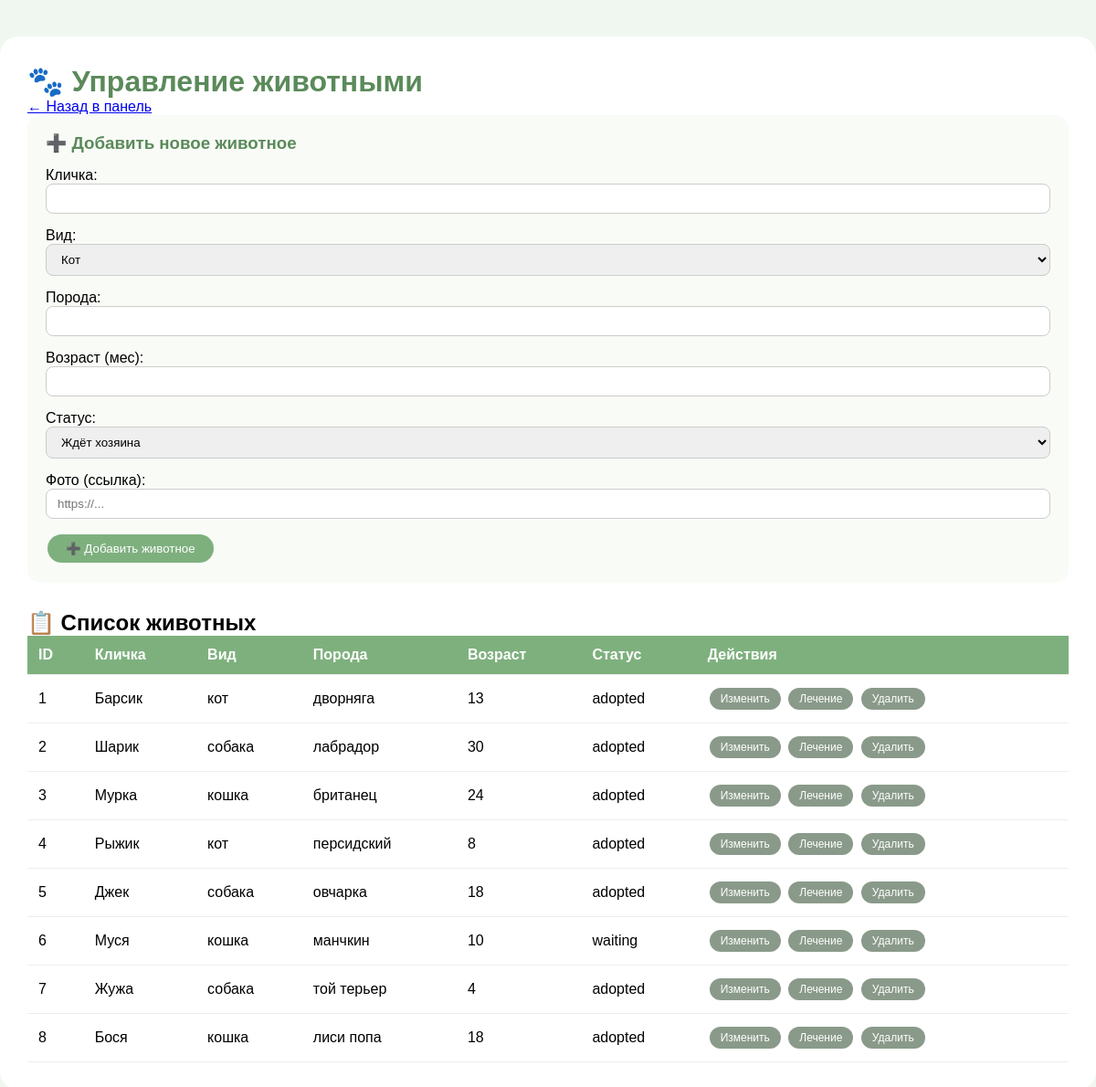
Screenshot of /api/admin/animals_edit.php?token=mySecretAdminToken123 with the database file from the repository.
### tables this page shows
CREATE TABLE `animals` (
  `id` int(11) NOT NULL,
  `name` varchar(50) NOT NULL,
  `species` varchar(30) NOT NULL,
  `breed` varchar(50) DEFAULT NULL,
  `age` int(11) DEFAULT NULL,
  `status` varchar(20) DEFAULT 'waiting',
  `photo_url` varchar(255) DEFAULT NULL
);

### api/controller/AnimalController.php (called while the page is built, shortened)
<?php
function getAllAnimals($pdo)
{
    $sql = "SELECT * FROM animals";
    $stmt = $pdo->prepare($sql);
    $stmt->execute();
    return $stmt->fetchAll();
}
?>

### api/admin/animals_edit.php (the view, shortened to what this page needs)
<?php
require_once './database.php';
$token = $_GET['token'] ?? '';
require_once '../SoloProject/api/controller/AnimalController.php';
$animals = getAllAnimals($pdo);
$edit = null;
?>
<!doctype html>
<html lang="ru">
<head>
    <link rel="stylesheet" href="../../front/css/main.css">
</head>
<body style="background: #f0f7f0;">
<div class="container">
    <h1 style="color: #5a8a5a;">🐾 Управление животными</h1>
    <a href="admin_panel.php?token=<?= urlencode($token) ?>">← Назад в панель</a>
    <?php if (!$edit && !isset($_GET['treatment'])): ?>
        <div class="form-section">
            <h3>➕ Добавить новое животное</h3>
            <form method="POST">
                <div class="form-group"><label>Кличка:</label><input type="text" name="name" required></div>
                <div class="form-group">
                    <label>Вид:</label>
                    <select name="species">
                        <option value="кот">Кот</option>
                    </select>
                </div>
                <div class="form-group"><label>Порода:</label><input type="text" name="breed"></div>
                <div class="form-group"><label>Возраст (мес):</label><input type="number" name="age"></div>
                <div class="form-group">
                    <label>Статус:</label>
                    <select name="status">
                        <option value="waiting">Ждёт хозяина</option>
                    </select>
                </div>
                <div class="form-group"><label>Фото (ссылка):</label><input type="text" name="photo_url" placeholder="https://..."></div>
                <button type="submit" name="add" class="btn">➕ Добавить животное</button>
            </form>
        </div>
    <?php endif; ?>
    <h2>📋 Список животных</h2>
    <div style="overflow-x: auto;">
        <table style="width: 100%;">
            <thead>
            <tr>
                <th>ID</th>
                <th>Кличка</th>
                <th>Вид</th>
                <th>Порода</th>
                <th>Возраст</th>
                <th>Статус</th>
                <th>Действия</th>
            </tr>
            </thead>
            <tbody>
            <?php foreach ($animals as $animal): ?>
                <tr>
                    <td><?= $animal['id'] ?></td>
                    <td><?= htmlspecialchars($animal['name']) ?></td>
                    <td><?= $animal['species'] ?></td>
                    <td><?= $animal['breed'] ?></td>
                    <td><?= $animal['age'] ?></td>
                    <td><?= $animal['status'] ?></td>
                    <td>
                        <a href="animals_edit.php?edit=<?= $animal['id'] ?>&token=<?= urlencode($token) ?>" class="btn btn-gray btn-small">Изменить</a>
                        <a href="animals_edit.php?treatment=<?= $animal['id'] ?>&token=<?= urlencode($token) ?>" class="btn btn-gray btn-small">Лечение</a>
                        <a href="animals_edit.php?delete=<?= $animal['id'] ?>&token=<?= urlencode($token) ?>" class="btn btn-gray btn-small" onclick="return confirm('Удалить?')">Удалить</a>
                    </td>
                </tr>
            <?php endforeach; ?>
            </tbody>
        </table>
    </div>
</div>
</body>
</html>

### front/css/main.css (style rules this page uses)
* { margin: 0; padding: 0; box-sizing: border-box; }
body { font-family: Arial, sans-serif; background: #f0f7f0; }
.btn { display: inline-block; background: #2e7d32; color: white; padding: 10px 25px; border-radius: 30px; text-decoration: none; margin-top: 15px; }

### api/admin/animals_edit.php (style rules this page uses)
.container { max-width: 1200px; margin: 40px auto; background: white; padding: 30px; border-radius: 20px; }
table { width: 100%; border-collapse: collapse; }
th, td { padding: 12px; text-align: left; border-bottom: 1px solid #eee; }
th { background: #7eb07e; color: white; }
input, select, textarea { padding: 8px 12px; border-radius: 8px; border: 1px solid #ccc; width: 100%; }
.btn { background: #7eb07e; color: white; padding: 8px 20px; border-radius: 25px; text-decoration: none; display: inline-block; margin: 2px; border: none; cursor: pointer; }
.btn-gray { background: #8a9a8a; }
.btn-small { padding: 5px 12px; font-size: 12px; }
.form-group { margin-bottom: 15px; }
.form-section { background: #f9fbf7; padding: 20px; border-radius: 15px; margin-bottom: 30px; }
.form-section h3 { color: #5a8a5a; margin-bottom: 15px; }

### rows the page displays
animals: id "1", name "Барсик", species "кот", breed "дворняга", age "13", status "adopted"
animals: id "2", name "Шарик", species "собака", breed "лабрадор", age "30", status "adopted"
animals: id "3", name "Мурка", species "кошка", breed "британец", age "24", status "adopted"
animals: id "4", name "Рыжик", species "кот", breed "персидский", age "8", status "adopted"
animals: id "5", name "Джек", species "собака", breed "овчарка", age "18", status "adopted"
animals: id "6", name "Муся", species "кошка", breed "манчкин", age "10", status "waiting"
animals: id "7", name "Жужа", species "собака", breed "той терьер", age "4", status "adopted"
animals: id "8", name "Бося", species "кошка", breed "лиси попа", age "18", status "adopted"
